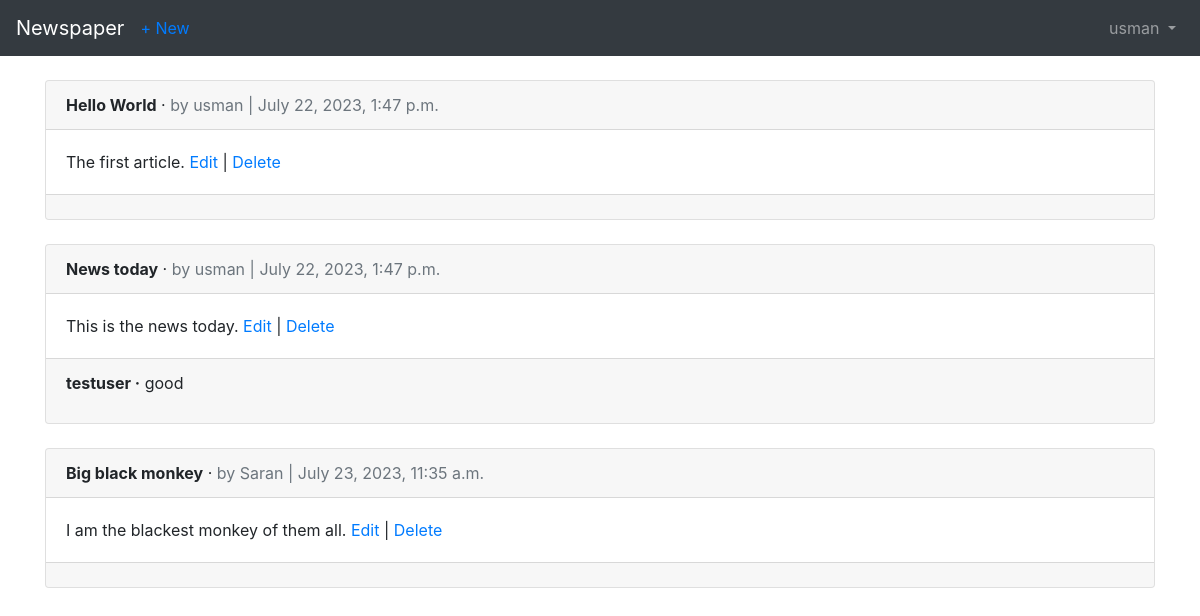
The page /articles/ (signed in) on the database its author committed.
### users/models.py (models this page shows)
class CustomUser(AbstractUser):
    age = models.PositiveIntegerField(default = 0)

### articles/models.py (models this page shows, shortened)
class Article(models.Model):
    title = models.CharField(max_length = 255)
    body = models.TextField()
    date = models.DateTimeField(auto_now_add=True)
    author = models.ForeignKey(
        settings.AUTH_USER_MODEL,
        on_delete = models.CASCADE,
    )

class Comment(models.Model):
    article = models.ForeignKey(
        Article,
        on_delete=models.CASCADE,
        related_name="comments"
    )
    comment = models.CharField(max_length = 140)
    author = models.ForeignKey(
        settings.AUTH_USER_MODEL,
        on_delete = models.CASCADE,
    )
    def __str__(self):
        return self.comment

### articles/views.py (the view)
# urls.py: path('', views.ArticleListView.as_view(), name = 'article_list'),
class ArticleListView(LoginRequiredMixin,ListView):
    model = models.Article
    template_name = "article_list.html"
    login_url = "login"

### templates/article_list.html (shortened to what this page needs)
{% extends 'base.html' %}
{% block content %}
    {% for article in object_list %}
        <div class = 'card'>
            <div class = 'card-header'>
                <span class = 'font-weight-bold'>{{ article.title }}</span> &middot;
                <span class = 'text-muted'>by {{ article.author }}  | {{ article.date }}</span>
            </div>
            <div class = 'card-body'>
                {{ article.body }}
                <a href="{% url 'article_edit' article.pk %}">Edit</a> | <a href="{% url 'article_delete' article.pk %}">Delete</a>
            </div>
            <div class = "card-footer">
                {% for comment in article.comments.all %}
                    <p>
                        <span class = "font-weight-bold">{{ comment.author }} &middot;</span>
                        {{ comment }}
                    </p>
                {% endfor %}
            </div>
        </div>
        <br/>
    {% endfor %}
{% endblock content %}

### templates/base.html (shortened to what this page needs)
<!doctype html>
<html lang="en">
    <head>
        <link rel = "stylesheet"
              href = "https://maxcdn.bootstrapcdn.com/bootstrap/4.0.0/css/bootstrap.min.css"
>
    </head>
    <body>
        <nav class = "navbar navbar-expand-md navbar-dark bg-dark mb-4">
            <a class = "navbar-brand" href = "{% url 'home' %}">Newspaper</a>
            {% if user.is_authenticated %}
            <ul class = "navbar-nav mr-auto">
                <li class = "nav-item"><a href = "{% url 'article_new' %}">+ New</a></li>
            </ul>
            {% endif %}
            <div class="collapse navbar-collapse" id="navbarCollapse">
                {% if user.is_authenticated %}
                    <ul class = "navbar-nav ml-auto">
                        <li class = "nav-item">
                            <a class = "nav-link dropdown-toggle" href="#" id="userMenu" data-toggle="dropdown" aria-haspopup="true" aria-expanded="false">
                                {{ user.username }}
                            </a>
                        </li>
                    </ul>
                {% else %}
                    <form class = "form-inline ml-auto">
                        <a href = '{% url "login" %}' class = "btn btn-outline-secondary">Log in</a>
                        <a href = "{% url 'signup' %}" class = "btn btn-primary ml-2">Sign up</a>
                    </form>
                {% endif %}
            </div>
        </nav>
        <div class = "container">
            {% block content %}
            {% endblock content %}
        </div>
    </body>
</html>

### rows shown on the page
CustomUser: username "usman"
Article: title "Hello World", author "usman", date "July 22, 2023, 1:47 p.m.", body "The first article."
Article: title "News today", author "usman", date "July 22, 2023, 1:47 p.m.", body "This is the news today."
Comment: author "testuser", comment "good"
Article: title "Big black monkey", author "Saran", date "July 23, 2023, 11:35 a.m.", body "I am the blackest monkey of them all."
